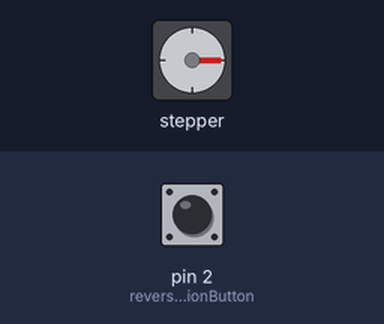
Bench run of a sketch on a simulated Arduino Uno, built with avr-gcc and run on an emulated ATmega328P. On the bench: stepper motor. The test bench sets the inputs (shaded band); at power-on: pin 2 (reverseMotorDirectionButton) LOW. Stepper angles assume 2048 steps per turn.

Above: at 1.2 s.
1.3 s: pin 2 (reverseMotorDirectionButton) pulled HIGH for 0.15 s
At 2.24 s:
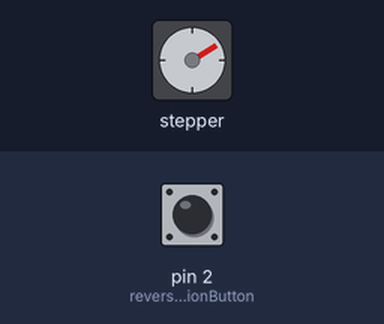
4.4 s: pin 2 (reverseMotorDirectionButton) pulled HIGH for 1 s
At 5.56 s:
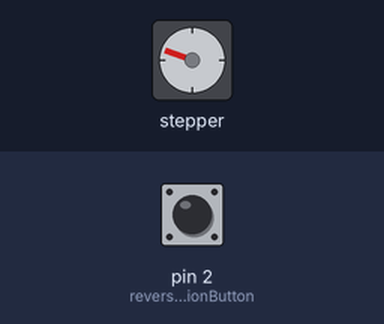
Timing chart, 0 to 19.4 s (numbered marks = the images above; inputs shaded):
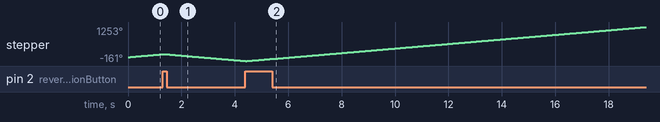

The sketch:

Module8_BM.ino.ino
```cpp
/*
Module 8 lab, Stepper Motor
Brian Mann
March 13, 2026
This sketch will activate a stepper motor. When you press the button, the rotation direction of the stepper motor will reverse.
*/

/*
  Google Gemini was used to help with the implementation of the reverse button section of code.
  3/27/2026 Querey: "coding for arduino, have a button press reverse a stepper motor 28BYJ-48"
  Lines Influenced: 42-47
*/


#include <Stepper.h>
const int stepsPerRevolution = 2048;        // the number of steps per revolution the stepper motor can take
const int rolePerMinute = 16;               // Adjustable range of 28BYJ-48 stepper is 0~17 rpm
const int reverseMotorDirectionButton = 2;  // connects the reverse motor direction button to pin 2
int reverseButtonDetectionState = 0;
int currentReverseButtonState = 0;
int previousReverseButtonState = 0;

// initialize stepper object, sets how many steps it will take and sets the connection pins with MCU
Stepper stepper(stepsPerRevolution, 3, 4, 5, 6);

void setup() {
  pinMode(reverseMotorDirectionButton, INPUT);
  stepper.setSpeed(rolePerMinute); // Sets the rotation speed of the stepper motor
}

void loop() {
  //Lines 33-40 Check if the Reverse Button was pressed, then save its current and previous button state.
  currentReverseButtonState = digitalRead(reverseMotorDirectionButton);
  if (currentReverseButtonState != previousReverseButtonState) {
    if (currentReverseButtonState == HIGH) {
      reverseButtonDetectionState = (reverseButtonDetectionState + 1) % 2;
    }
    delay(50);  // Debounce
  }
  previousReverseButtonState = currentReverseButtonState;

  //Lines 43-47 Reverse the rotation direction of the Stepper Motor if the Reverse Button was pressed, otherwise the Stepper Motor will rotate forward
  if (reverseButtonDetectionState == HIGH) {
    stepper.step(-rolePerMinute);  //Reverse the rotation direction
  } else {
    stepper.step(rolePerMinute);  //Rotates the stepper motor
  }
}
```
